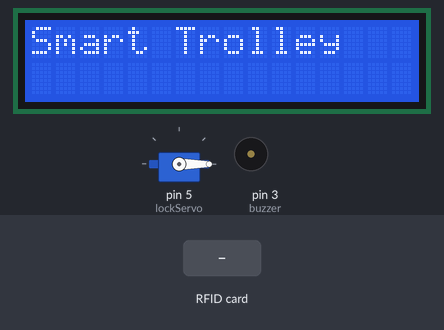
Simulated run of this sketch. Board: Arduino Uno, built with avr-gcc and run on an emulated ATmega328P. On the bench: 16×2 character LCD, servo, buzzer (waves = sounding). The test bench sets the inputs (shaded band).

Above: at 0.2 s.
3.4 s: RFID card 7A DB 55 E9 held to the reader
At 4.4 s:
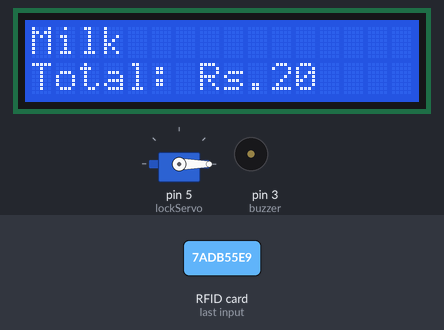
5.0 s: RFID card CA 76 4D E9 held to the reader
At 5.7 s:
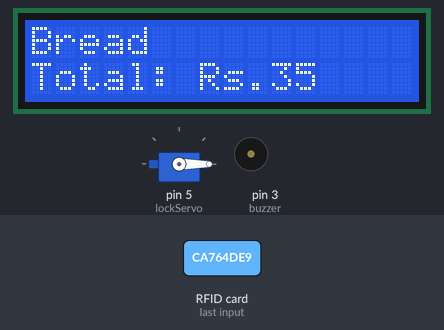
6.6 s: RFID card 1A 24 4F E9 held to the reader
At 7.9 s:
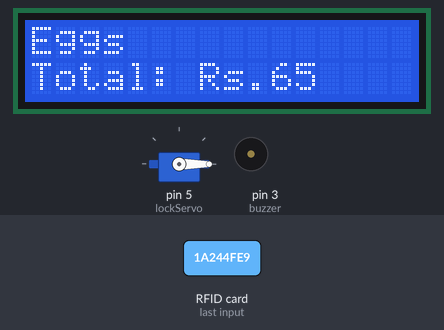
8.2 s: RFID card 5E 7A 19 C4 held to the reader
At 9.1 s:
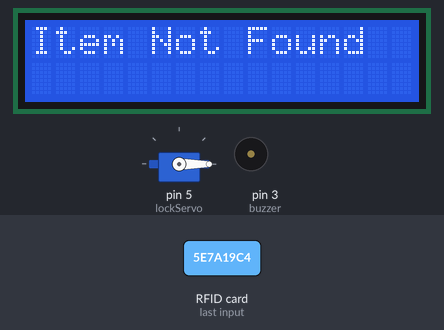
Timing chart, 0 to 10.8 s (numbered marks = the images above; inputs shaded):
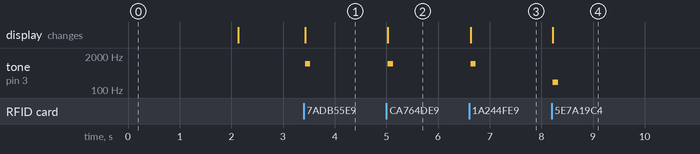

Measured:
- after the input at 3.4 s, tone on pin 3 (buzzer): silent → 1000 Hz at once, → silent 0.10 s later; the display: changes at once (image 1)
- after the input at 5.0 s, tone on pin 3 (buzzer): silent → 1000 Hz at once, → silent 0.10 s later; the display: changes at once (image 2)
- after the input at 6.6 s, tone on pin 3 (buzzer): silent → 1000 Hz at once, → silent 0.10 s later; the display: changes at once (image 3)
- after the input at 8.2 s, tone on pin 3 (buzzer): silent → 200 Hz at once, → silent 0.10 s later; the display: changes at once (image 4)

The sketch:

smart_trolley.ino
```cpp
#include <SPI.h>
#include <MFRC522.h>
#include <LiquidCrystal_I2C.h>
#include <Servo.h>

#define SS_PIN 10
#define RST_PIN 9

MFRC522 rfid(SS_PIN, RST_PIN);
LiquidCrystal_I2C lcd(0x27, 16, 2);
Servo lockServo;

int buzzer = 3;
int maxTotal = 100;
int currentTotal = 0;

struct Item {
  String name;
  int price;
  byte uid[4];
};

Item items[] = {
  {"Milk", 20, {0x7A, 0xDB, 0x55, 0xE9}},
  {"Bread", 15, {0xCA, 0x76, 0x4D, 0xE9}},
  {"Eggs", 30, {0x1A, 0x24, 0x4F, 0xE9}},
  {"Juice", 25, {0x93, 0x27, 0xAD, 0xFA}}
};

int itemCount = sizeof(items) / sizeof(Item);

void setup() {
  Serial.begin(9600);
  SPI.begin();
  rfid.PCD_Init();
  lcd.init();
  lcd.backlight();
  pinMode(buzzer, OUTPUT);
  lockServo.attach(5);
  lockServo.write(0);
  lcd.setCursor(0, 0);
  lcd.print("Smart Trolley");
  delay(2000);
  lcd.clear();
}

void loop() {
  if (!rfid.PICC_IsNewCardPresent() || !rfid.PICC_ReadCardSerial()) {
    return;
  }

  byte *uid = rfid.uid.uidByte;
  bool found = false;

  for (int i = 0; i < itemCount; i++) {
    if (memcmp(uid, items[i].uid, 4) == 0) {
      found = true;
      currentTotal += items[i].price;
      lcd.clear();
      lcd.setCursor(0, 0);
      lcd.print(items[i].name);
      lcd.setCursor(0, 1);
      lcd.print("Total: Rs.");
      lcd.print(currentTotal);
      tone(buzzer, 1000, 100);
      delay(1000);
      break;
    }
  }

  if (!found) {
    lcd.clear();
    lcd.setCursor(0, 0);
    lcd.print("Item Not Found");
    tone(buzzer, 200, 100);
    delay(1000);
  }

  if (currentTotal > maxTotal) {
    lcd.clear();
    lcd.print("Limit Exceeded!");
    lockServo.write(90);  // lock cart
    tone(buzzer, 2000, 500);
  }

  rfid.PICC_HaltA();
  rfid.PCD_StopCrypto1();
}
```
